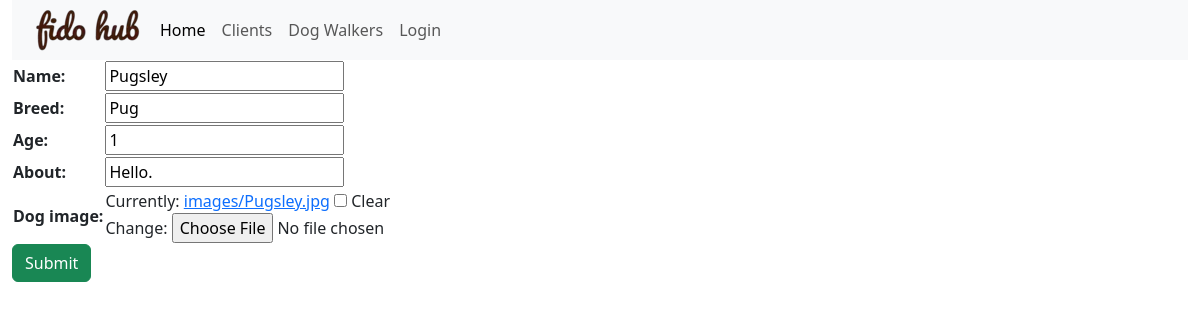
Screenshot of /client/4/update_dog/2 with the database file from the repository.
### fidohub_app/models.py (models this page shows, shortened)
class Dog(models.Model):
    name = models.CharField(max_length=200)
    breed = models.CharField(max_length=200)
    age = models.IntegerField(null=True)
    about = models.CharField(max_length=200, blank=True)
    owner = models.ForeignKey(Client, on_delete=models.CASCADE, default = None)
    dog_image = models.ImageField(upload_to='images/', null=True, blank=True)

### fidohub_app/views.py (the view)
# urls.py: path('client/<int:client_id>/update_dog/<int:dog_id>', views.updateDog, name='update-dog'),
def updateDog(request, client_id, dog_id):
    dog = Dog.objects.get(pk=dog_id)
    form = DogForm(instance=dog)
    if request.method == 'POST':
        form = DogForm(request.POST, request.FILES, instance=dog)
        if form.is_valid():
            dog.save()
            return redirect('client-detail', client_id)
    context = {'form': form, 'dog': dog}
    return render(request, 'fidohub_app/dog_form.html', context)

### fidohub_app/forms.py
class DogForm(ModelForm):
    class Meta:
        model = Dog
        fields =('name', 'breed', 'age', 'about', 'dog_image')

### fidohub_app/templates/fidohub_app/dog_form.html (shortened to what this page needs)
{% extends 'fidohub_app/base_template.html' %}
{% block content %}
  <form action="" method="POST" enctype="multipart/form-data">
    <table>{{ form.as_table }}</table>
    <input class="btn btn-success" type="submit" value="Submit" />
  </form>
{% endblock %}

### rows the page displays
Dog: name "Pugsley", breed "Pug", age "1", about "Hello."
